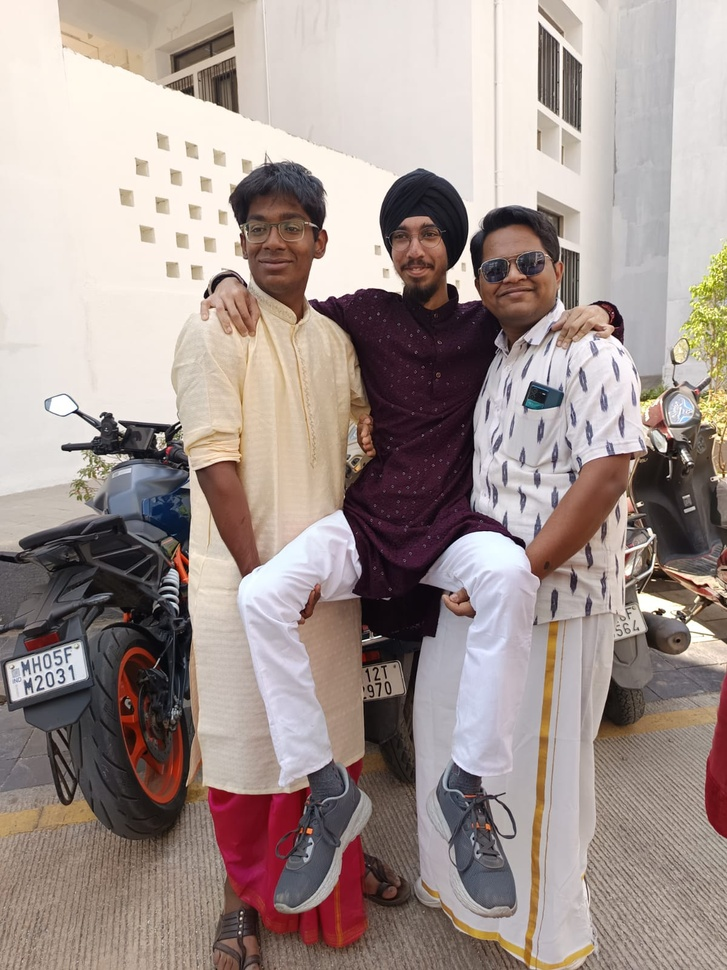
#> input picture 5th_sem/Digital_Image_Enhancement/codes/image.jpeg, 727 x 970 px, shrunk from 1200 x 1600 before the run
$ jupyter execute first.ipynb
#> lines starting #> are read from the running program, lines starting #| are printed output that depends on the picture; after the words box and inside, x2 and y2 are one past the last pixel; in counts of white or black regions, pixels touching at a corner belong together
[cell 1]
import cv2
import matplotlib.pyplot as plt

[cell 2]
img = cv2.imread("image.jpeg", 0)
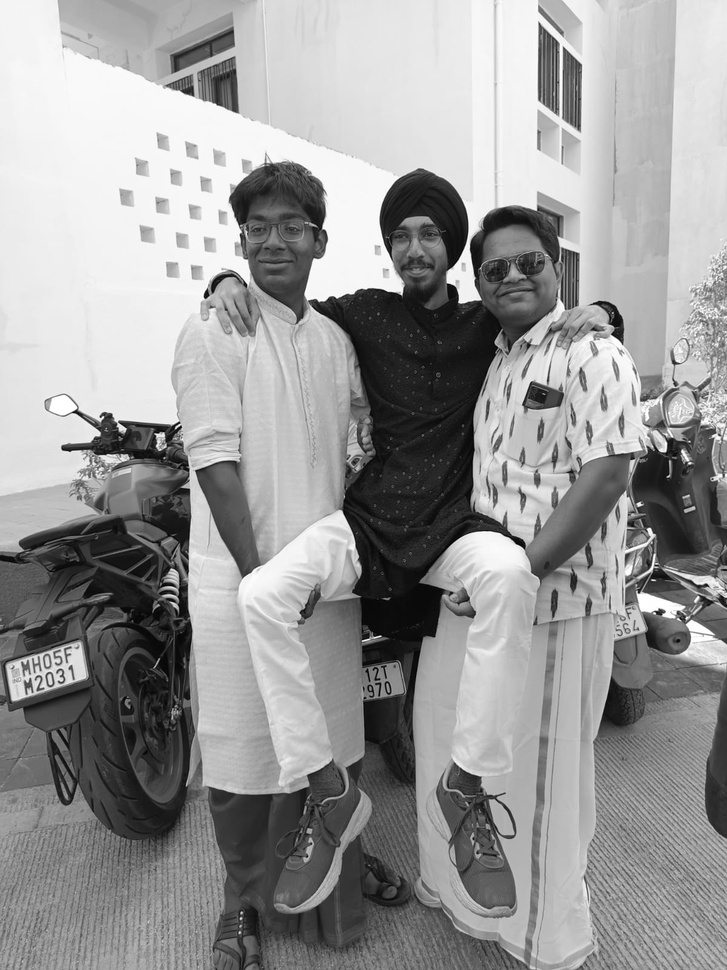
#> img: shape (970, 727); min 0, max 255, mean 152.2

[cell 3]
plt.imshow(img, cmap="gray")
plt.title("Grayscale Img")
plt.axis('off')
plt.show()

[cell 4]
print(f"Shape: {img.shape}")
#| Shape: (970, 727)
print(f"Pixel at(0,0): {img[101,101]}")
#| Pixel at(0,0): 248

Convert to Binary

[cell 5]
_, binary = cv2.threshold(img, 100, 255, cv2.THRESH_BINARY)
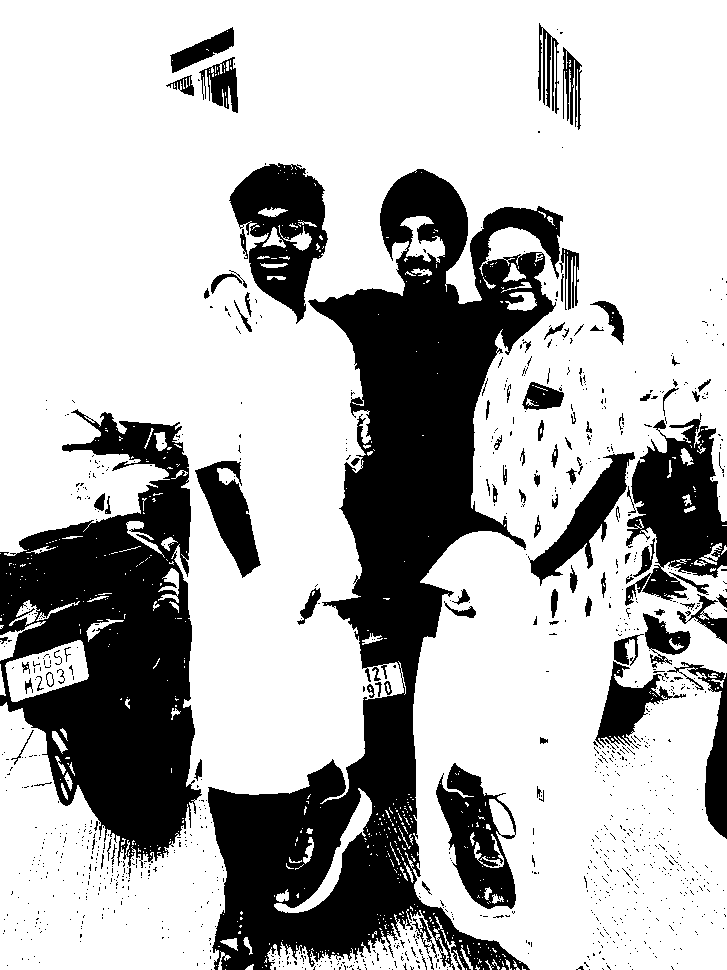
#> binary: shape (970, 727); 71.7% white; 1109 black regions (1005 under 20 px), largest, box (x1, y1, x2, y2) and area: (208, 169, 563, 970) 93849, (0, 409, 202, 868) 51018, (625, 413, 727, 606) 10849
plt.imshow(binary, cmap="gray")
plt.show()

Negative Tranformation

[cell 6]
negative = 255 - img
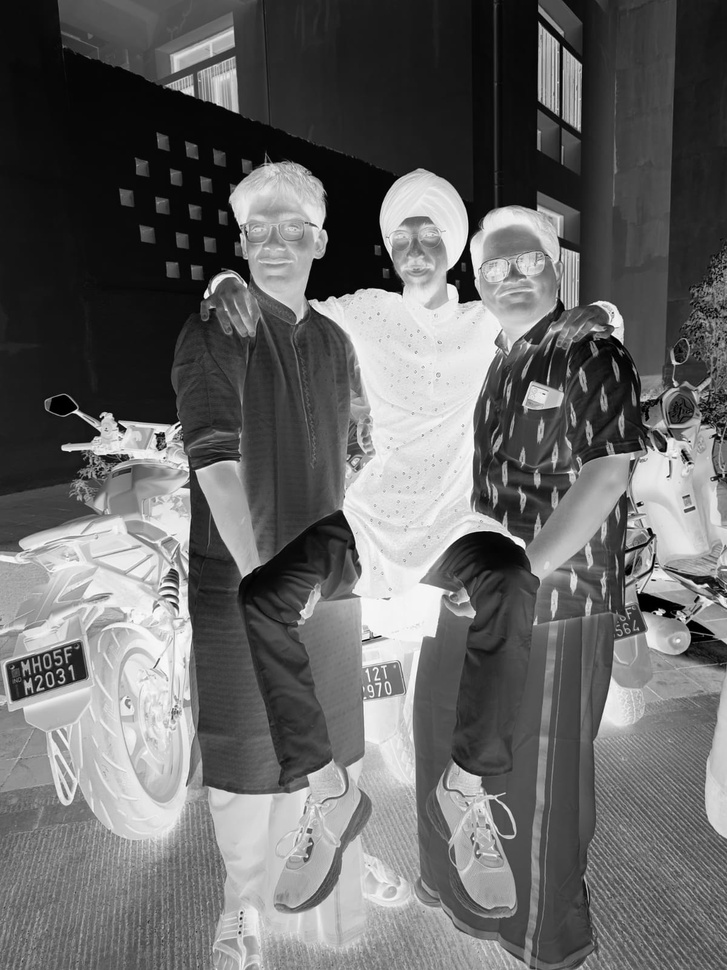
#> negative: shape (970, 727); min 0, max 255, mean 102.8

[cell 7]
plt.imshow(negative)
plt.show()

[cell 8]
bright = cv2.add(img, 50)
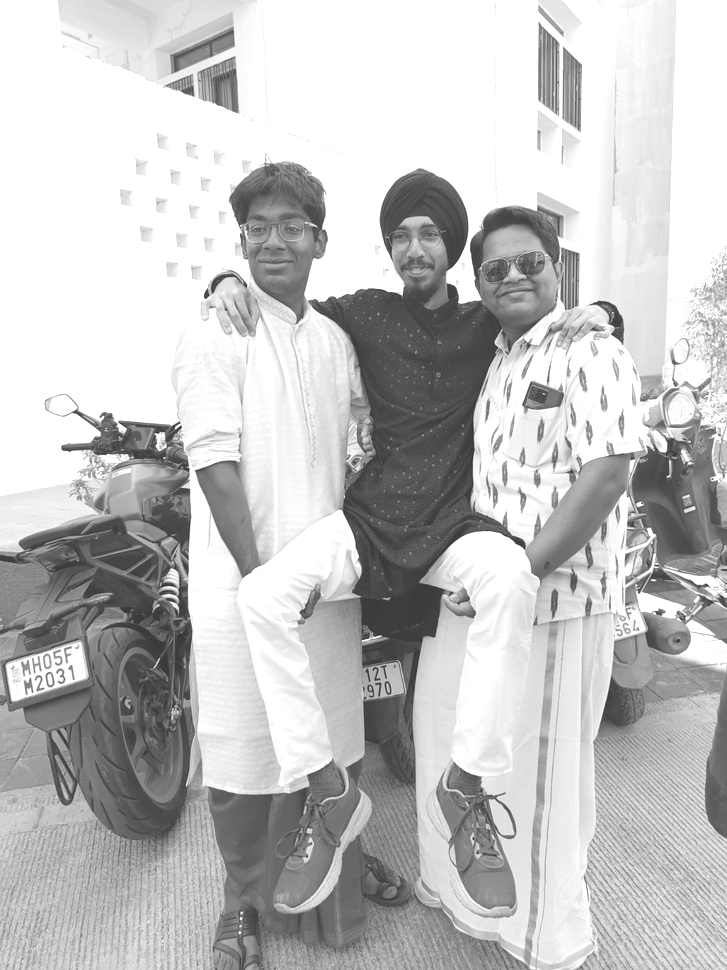
#> bright: shape (970, 727); min 50, max 255, mean 194.1
dark = cv2.subtract(img, 50)
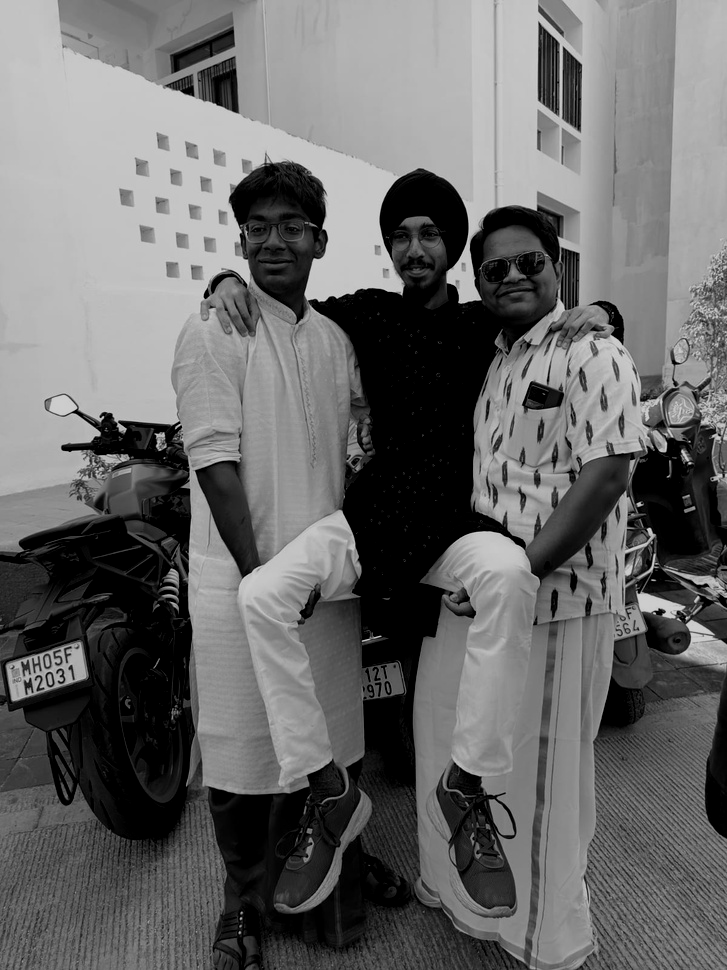
#> dark: shape (970, 727); min 0, max 205, mean 104.9
